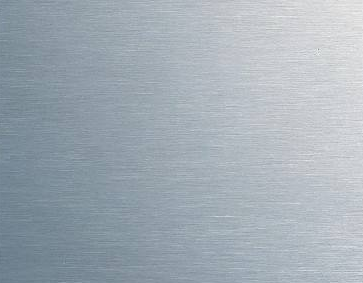
%> input picture gg/image - 副本/0.png, 363 x 283 px
$ octave --eval "result = MaxEntropyDown(imread('../image - 副本/0.png'));"   (GNU Octave 9; MATLAB toolbox functions it lacks are replaced by stand-ins)
%> lines starting %> are read from the running program, lines starting %| are printed output that depends on the picture
function [ Y,index,result ] = MaxEntropyDown( im )
%MAXENTROPYDOWN 求输入图像的熵，分割偏黑的部分
%   im:待求熵图像 Y:分割后图像 index:最大熵对应灰度 result:最大熵值
    I=im; %读入图像
%> I is the input picture: size 283x363x3 uint8; mean R, G, B 162.3, 172.5, 181.3
    I = histeq(I);
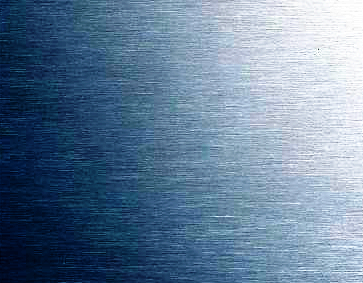
%> I: size 283x363x3 uint8; mean R, G, B 101.4, 126.7, 152.2
    h=imhist(I);          %画出灰度直方图
%> h = 256 values, max 7650 at index 122, min 0 at index 2, mean 1203.9
    h1=h;
%> h1 has the same summary as h
    len=length(h);     %求出所有的可能灰度
%> len = 256
    [m,n]=size(I);        %求出图像的大小
%> m = 283; n = 1089
    total = 0;
    for i=1:m
        for j=1:n
            if I(i,j)<255
                total = total+1;
            end
        end
    end
%> after the loop, total = 305749

    h1=(h1+eps)/total;            %算出各灰度点出现的概率
%> h1 = 256 values, max 0.025 at index 122, min 7.26e-22 at index 2, mean 0.00394

    for i=1:(len-2)
        if h(i)~=0
            P1=sum(h1(1:i));
            P2=sum(h1((i+1):len-2));
        else
            continue;
        end
        H1(i)=-(sum(P1.*log(P1)));
        H2(i)=-(sum(P2.*log(P2)));
        H(i)=H1(i)+H2(i);
    end
%> this loop made 254 passes
%> (P1, P2) on passes 1, 5, 9, 13, 17, 21, 25, 29, 33, 37, 41, 46: (0.0235, 0.977), (0.0374, 0.963), (0.0533, 0.947), (0.0686, 0.931), (0.0862, 0.914), (0.0984, 0.902), (0.112, 0.888), (0.128, 0.872), (0.146, 0.854), (0.156, 0.844), (0.177, 0.823), (0.189, 0.811)
%> after the loop, H = 252 values, max 0.693 at index 122, min 0 at index 2, mean 0.126; H1 = 252 values, max 0.368 at index 90, min 0 at index 2, mean 0.0631; H2 = 252 values, max 0.368 at index 159, min 0 at index 2, mean 0.0629; P1 = 1; P2 = 1.45e-21

    result=max(H);
%> result = 0.693
    index=find(H==result);
%> index = 122
    Y=I;
    for a=1:m;
       for b=1:n;
           if Y(a,b)<index;
               Y(a,b)=255;
           end
       end
    end
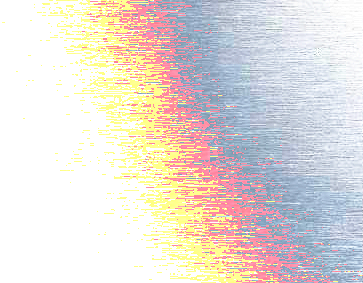
%> Y: size 283x363x3 uint8; mean R, G, B 228.5, 221.6, 216.7
end

$ run again, on gg/image - 副本/1.png
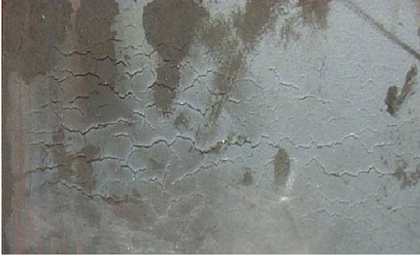
%> input picture gg/image - 副本/1.png, 420 x 256 px, shrunk from 589 x 359 before the run
%> in MaxEntropyDown, I is the input picture: size 256x420x3 uint8; mean R, G, B 127.4, 129.9, 126
%> in MaxEntropyDown, `I = histeq(I);`:
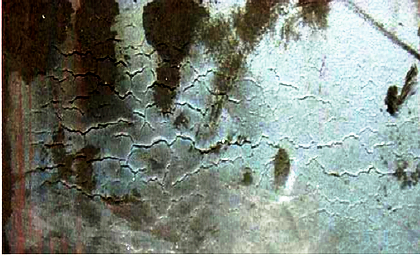
%> I: size 256x420x3 uint8; mean R, G, B 124.1, 133.3, 123.6
%> h = 256 values, max 8160 at index 216, min 0 at index 2, mean 1260
%> in MaxEntropyDown, `h1=h;`: h1 has the same summary as h
%> after the loop in MaxEntropyDown, `for i=1:m`: total = 320003
%> in MaxEntropyDown, `h1=(h1+eps)/total;`: h1 = 256 values, max 0.0255 at index 216, min 6.94e-22 at index 2, mean 0.00394
%> the loop in MaxEntropyDown, `for i=1:(len-2)` made 254 passes
%> (P1, P2) on passes 1, 5, 9, 13, 17, 21, 25, 29: (0.0206, 0.979), (0.0366, 0.963), (0.0523, 0.948), (0.0648, 0.935), (0.0791, 0.921), (0.0949, 0.905), (0.112, 0.888), (0.13, 0.87)
%> after the loop in MaxEntropyDown, `for i=1:(len-2)`: H = 252 values, max 0.693 at index 126, min 0 at index 2, mean 0.126; H1 = 252 values, max 0.368 at index 90, min 0 at index 2, mean 0.063; H2 = 252 values, max 0.368 at index 159, min 0 at index 2, mean 0.0629; P1 = 1; P2 = 1.39e-21
%> result = 0.693
%> index = 126
%> after the loop in MaxEntropyDown, `for a=1:m;`:
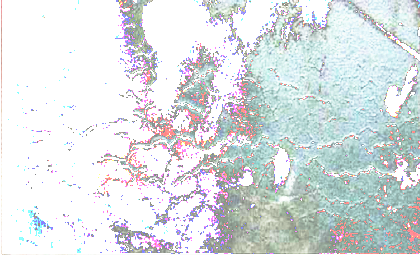
%> Y: size 256x420x3 uint8; mean R, G, B 219.8, 225.3, 227

$ run again, on gg/image - 副本/2.png
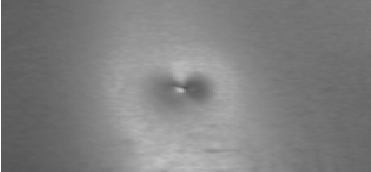
%> input picture gg/image - 副本/2.png, 371 x 172 px
%> in MaxEntropyDown, I is the input picture: size 172x371x3 uint8; min 83, max 255, mean 128
%> in MaxEntropyDown, `I = histeq(I);`:
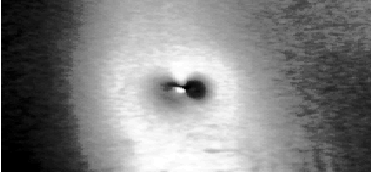
%> I: size 172x371x3 uint8; min 0, max 255, mean 127.5
%> h = 256 values, max 6471 at index 98, min 0 at index 2, mean 747.8
%> in MaxEntropyDown, `h1=h;`: h1 has the same summary as h
%> after the loop in MaxEntropyDown, `for i=1:m`: total = 189816
%> in MaxEntropyDown, `h1=(h1+eps)/total;`: h1 = 256 values, max 0.0341 at index 98, min 1.17e-21 at index 2, mean 0.00394
%> the loop in MaxEntropyDown, `for i=1:(len-2)` made 254 passes
%> (P1, P2) on passes 1, 5, 9, 13, 17, 21, 25, 29: (0.0172, 0.983), (0.0333, 0.967), (0.0453, 0.955), (0.0607, 0.939), (0.0764, 0.924), (0.101, 0.899), (0.111, 0.889), (0.129, 0.871)
%> after the loop in MaxEntropyDown, `for i=1:(len-2)`: H = 252 values, max 0.693 at index 126, min 0 at index 2, mean 0.11; H1 = 252 values, max 0.368 at index 86, min 0 at index 2, mean 0.0541; H2 = 252 values, max 0.368 at index 159, min 0 at index 2, mean 0.0558; P1 = 1; P2 = 2.34e-21
%> result = 0.693
%> index = 126
%> after the loop in MaxEntropyDown, `for a=1:m;`:
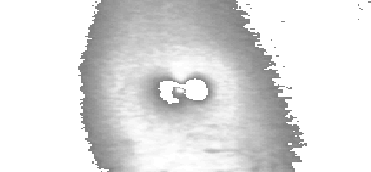
%> Y: size 172x371x3 uint8; min 130, max 255, mean 223.2

$ run again, on gg/image - 副本/3.png
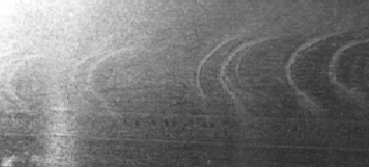
%> input picture gg/image - 副本/3.png, 369 x 168 px
%> in MaxEntropyDown, I is the input picture: size 168x369x3 uint8; min 43, max 255, mean 119.2
%> in MaxEntropyDown, `I = histeq(I);`:
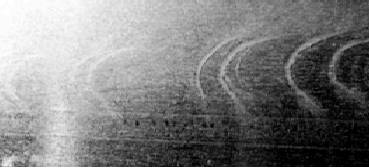
%> I: size 168x369x3 uint8; min 0, max 255, mean 126.3
%> h = 256 values, max 4503 at index 25, min 0 at index 2, mean 726.5
%> in MaxEntropyDown, `h1=h;`: h1 has the same summary as h
%> after the loop in MaxEntropyDown, `for i=1:m`: total = 184497
%> in MaxEntropyDown, `h1=(h1+eps)/total;`: h1 = 256 values, max 0.0244 at index 25, min 1.2e-21 at index 2, mean 0.00394
%> the loop in MaxEntropyDown, `for i=1:(len-2)` made 254 passes
%> (P1, P2) on passes 1, 5, 9, 13, 17, 21, 25, 29: (0.0188, 0.981), (0.0371, 0.963), (0.0532, 0.947), (0.0624, 0.938), (0.0819, 0.918), (0.0933, 0.907), (0.118, 0.882), (0.13, 0.87)
%> after the loop in MaxEntropyDown, `for i=1:(len-2)`: H = 252 values, max 0.693 at index 122, min 0 at index 2, mean 0.125; H1 = 252 values, max 0.368 at index 90, min 0 at index 2, mean 0.0627; H2 = 252 values, max 0.368 at index 159, min 0 at index 2, mean 0.0627; P1 = 1; P2 = 2.41e-21
%> result = 0.693
%> index = 122
%> after the loop in MaxEntropyDown, `for a=1:m;`:
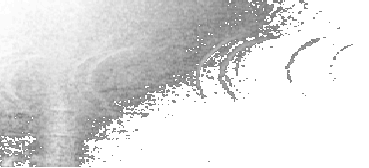
%> Y: size 168x369x3 uint8; min 125, max 255, mean 221.8
